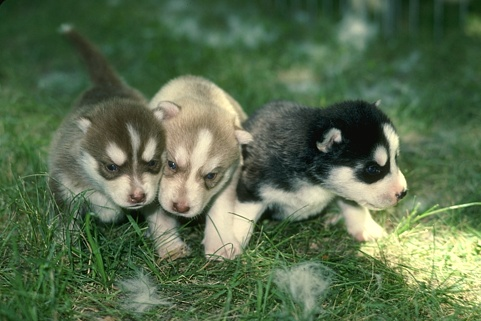
%> input picture HW2/Code/Problem1/edges-master/Dogs.jpg, 481 x 321 px
$ octave problem1_b.m   (GNU Octave 9; MATLAB toolbox functions it lacks are replaced by stand-ins)
%> lines starting %> are read from the running program, lines starting %| are printed output that depends on the picture; in (x1, y1, x2, y2) boxes, pixels count from 0 and x2, y2 are one past the last pixel; in counts of white or black regions, pixels touching at a corner belong together; the program's own positions count from 1
% Name: Zheng Wen
% USC ID: 7112807212
% USC Email: zwen1423@usc.edu
% Submission Date 2/11/2020

img = imread('E:\Chrome Download\EE569\Week2\HW2\Problem1\Dogs.jpg');
%> img is the input picture: size 321x481x3 uint8; mean R, G, B 88.1, 108.3, 76.6
img = rgb2gray(img);
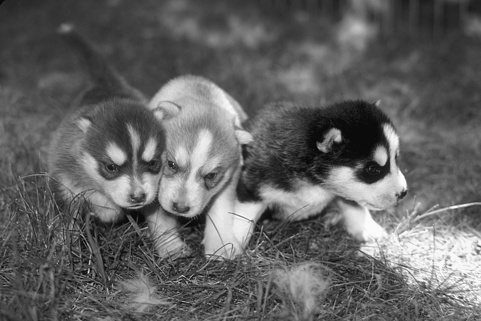
%> img: size 321x481 uint8; min 1, max 252, mean 98.7
low_th = [0.1, 0.15, 0.2, 0.3, 0.35, 0.4];
high_th = [0.2, 0.3, 0.4, 0.5, 0.6, 0.7, 0.8];
img_count = 1;
for i=1:length(low_th)
    for j=1:length(high_th)
        if low_th(i) < high_th(j)
            canny = 1 - edge(img, 'Canny', [low_th(i), high_th(j)]); %%1:2, 1:3
            fig = figure(img_count);

            imshow(canny, 'border','tight','initialmagnification','fit');
            TITLE = sprintf('ht=%.2f lt=%.2f.tif',high_th(j), low_th(i));
            %saveas(fig, TITLE);
            img_count = img_count + 1;
            if high_th(j) == 0.3 && low_th(i) == 0.2
                TITLE
                imwrite(canny, TITLE);
            end
        end
    end
end
%> this loop made 6 passes
%> pass 1, `for j=1:length(high_th) if low_th(i) < high_th(j) canny = 1 - edge(img..`:
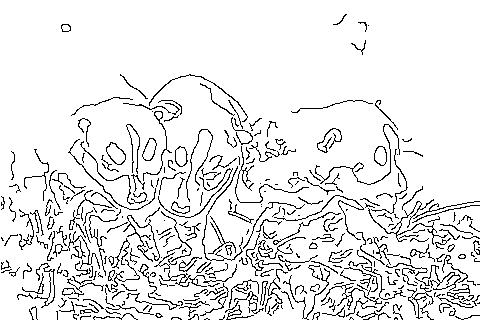
%> displayed picture: size 321x481, on the screen's scale of 0 to 255; 91% white; black in thin lines or dots
%> pass 1, `for j=1:length(high_th) if low_th(i) < high_th(j) canny = 1 - edge(img..`:
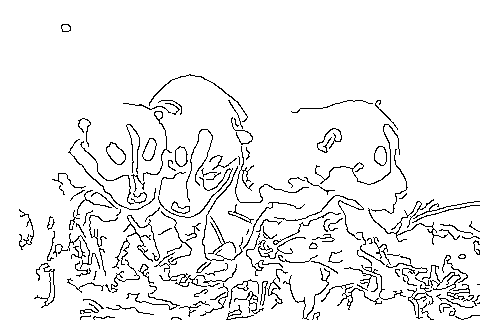
%> displayed picture: size 321x481, on the screen's scale of 0 to 255; 93.6% white; black in thin lines or dots, all inside (x1, y1, x2, y2) = (19, 24, 480, 320)
%> pass 1, `for j=1:length(high_th) if low_th(i) < high_th(j) canny = 1 - edge(img..`:
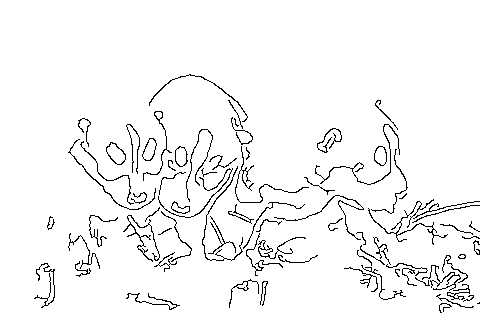
%> displayed picture: size 321x481, on the screen's scale of 0 to 255; 95.8% white; black in thin lines or dots, all inside (x1, y1, x2, y2) = (34, 74, 480, 313)
%> pass 1, `for j=1:length(high_th) if low_th(i) < high_th(j) canny = 1 - edge(img..`:
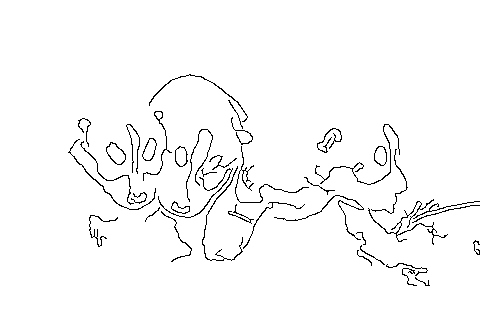
%> displayed picture: size 321x481, on the screen's scale of 0 to 255; 97.4% white; black in thin lines or dots, all inside (x1, y1, x2, y2) = (68, 74, 480, 286)
%> after the loop:
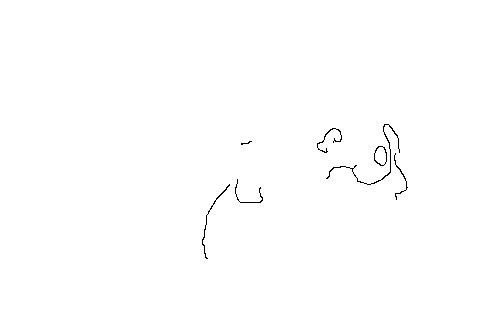
%> canny: size 321x481 double; values 0 (black) and 1 (white), 99.6% white; black in thin lines or dots, all inside (x1, y1, x2, y2) = (202, 124, 408, 259)
%> after the loop, TITLE = 'ht=0.80 lt=0.40.tif'; fig = 34; img_count = 35
